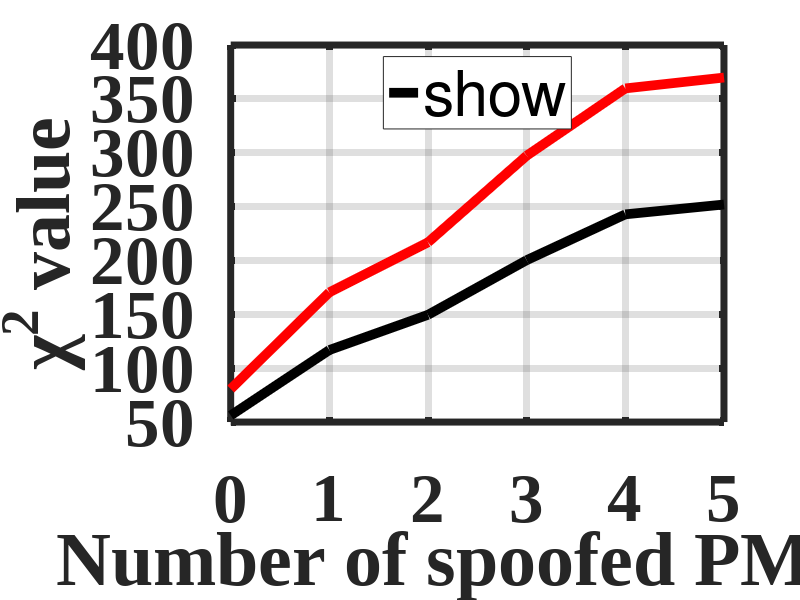

Reproduce this figure in MATLAB. (Note: this script raises an error after producing the figure.)
clc
clear
close all

%% This code is to draw the Chi square and PA with correct, inadequate weights and without weights

%% Load IEEE 30 bus system
% load("res_PA_Chi_inadequate_weights_IEEE_30_0.7spf.mat")
load("res_PA_Chi_inadequate_weights_IEEE_30_0.5spf.mat")
% load("res_PA_Chi_inadequate_weights_IEEE_30_0.4spf.mat")
% load("res_PA_Chi_inadequate_weights_IEEE_30_0.3spf.mat")

%% variables
no_spoofed_PMUs = [0 1 2 3 4 5];

chi_threshold_70 = 61.0305;
chi_threshold_90 = 69.9185;
chi_threshold_99 = 83.4049;

PA_threshold_70_without_weights = 0.2058;
PA_threshold_90_without_weights = 0.2220;

PA_threshold_70_with_correct_weights = 0.1255;
PA_threshold_90_with_correct_weights = 0.1345;

%% Plot of Chi square with correct weights and inadequate weights with respective to no of spoofed PMUs

figure('Name','Chi square')
plot(no_spoofed_PMUs,Chi_with_correct_weights_mean,'DisplayName','True \chi^2' , 'Color', 'k','LineWidth', 7);
hold on;
plot(no_spoofed_PMUs,Chi_with_inadequate_weights_mean,'DisplayName','Estimated \chi^2' , 'Color', 'r','LineWidth',7);
hold on;
legend('show','Location','north');
ylabel('\chi^2 value ','FontSize',60,'FontName', 'Times New Roman');
xlabel('Number of spoofed PMUs','FontSize',60,'FontName', 'Times New Roman');
grid on;
set(gca, 'Box', 'on', 'LineWidth', 6)
xticks([0 1 2 3 4 5]);
% legend([p1 p2 y1 y2],'PA with Spoofing','PA after correction', 'PA threshold', 'mean value of PA')

grid on;
set(gca, 'LineWidth', 5)
set(gca, 'Box', 'on', 'LineWidth', 5)
set(gca, 'FontSize', 50, 'FontName', 'Times New Roman','FontWeight', 'bold')


%% Data for box plots

Chi_with_correct = cell2mat(Chi_with_correct_weights');
Chi_with_inadequate = cell2mat(Chi_with_inadequate_weights');

PA_with_correct = cell2mat(PA_with_correct_weights');
PA_with_inadequate = cell2mat(PA_with_inadequate_weights')
PA_without = cell2mat(PA_without_weights')

% for t = 1:length(PA_with_inadequate_weights)
%     PA_with_correct(:,t) = PA_with_correct_weights{t,1}; 
%     PA_with_inadequate(:,t) = PA_with_inadequate_weights{t,1};
%     PA_without(:,t) = PA_without_weights{t,1};
% end


%% Box plot of chi square

figure('Name','Box plot of True and Estimated Chi square')


t = tiledlayout(1,2,'TileSpacing','loose');

HA(1) = nexttile
boxplot(Chi_with_correct)
yline(chi_threshold_70,'g', 'LineWidth', 5,'DisplayName','\chi^2 threshold at 70% CI')
yline(chi_threshold_90,'r', 'LineWidth', 5,'DisplayName','\chi^2 threshold at 90% CI')
title('True \chi^2')
% yticks([100,500,900,1300,1700]);
% ylim([0 500])
xticklabels({'0', '1', '2' '3', '4', '5'});
legend("show",'Location','northwest')
grid on;
set(gca, 'LineWidth', 2)
set(gca, 'Box', 'on', 'LineWidth', 2)
set(gca, 'FontSize', 30, 'FontName', 'Times New Roman','FontWeight', 'bold')
set(findobj(gcf, 'tag', 'Box'), 'LineWidth', 2);       % Boxes
set(findobj(gcf, 'tag', 'Median'), 'LineWidth', 2);    % Median lines
% set(findobj(gcf, 'tag', 'Whisker'), 'LineWidth', 200);   % Whiskers
set(findobj(gcf, 'tag', 'Outliers'), 'MarkerSize', 8); % Outliers
set(findobj(gca, 'Tag', 'Upper Whisker'), 'LineWidth', 2); % Upper whisker
set(findobj(gca, 'Tag', 'Lower Whisker'), 'LineWidth', 2); % Lower whisker
set(findobj(gca, 'Tag', 'Upper Adjacent Value'), 'LineWidth', 2); % Max line
set(findobj(gca, 'Tag', 'Lower Adjacent Value'), 'LineWidth', 2); % Min line


HA(2) = nexttile
boxplot(Chi_with_inadequate)
yline(chi_threshold_70,'g', 'LineWidth', 5,'DisplayName','\chi^2 threshold at 70% CI')
yline(chi_threshold_90,'r', 'LineWidth', 5,'DisplayName','\chi^2 threshold at 90% CI')
title('Estimated \chi^2')
xticklabels({'0', '1', '2' '3', '4', '5'});
% ylim([0 1300])
% yticks([100,500,900,1300,1700]);
grid on;
legend("show",'Location','northwest')
set(gca, 'LineWidth', 2)
set(gca, 'Box', 'on', 'LineWidth', 2)
set(gca, 'FontSize', 30, 'FontName', 'Times New Roman','FontWeight', 'bold')
set(findobj(gcf, 'tag', 'Box'), 'LineWidth', 2);       % Boxes
set(findobj(gcf, 'tag', 'Median'), 'LineWidth', 2);    % Median lines
% set(findobj(gcf, 'tag', 'Whisker'), 'LineWidth', 200);   % Whiskers
set(findobj(gcf, 'tag', 'Outliers'), 'MarkerSize', 8); % Outliers
set(findobj(gca, 'Tag', 'Upper Whisker'), 'LineWidth', 2); % Upper whisker
set(findobj(gca, 'Tag', 'Lower Whisker'), 'LineWidth', 2); % Lower whisker
set(findobj(gca, 'Tag', 'Upper Adjacent Value'), 'LineWidth', 2); % Max line
set(findobj(gca, 'Tag', 'Lower Adjacent Value'), 'LineWidth', 2); % Min line

% aa.Position(1)= 200000;
xlabel(t,'Number of spoofed PMUs','FontSize', 50, 'FontName', 'Times New Roman','FontWeight', 'bold')
ylabel(t,'\chi^2 value','FontSize', 50, 'FontName', 'Times New Roman','FontWeight', 'bold')



%% Box plots for PA test

figure('Name','Box plot of PA without weights and with inadequate weights')


t = tiledlayout(1,2,'TileSpacing','loose');


HA(1) = nexttile
boxplot(PA_without)
yline(PA_threshold_70_without_weights,'g', 'LineWidth', 5,'DisplayName','PA threshold at 70% CI')
yline(PA_threshold_90_without_weights,'r', 'LineWidth', 5,'DisplayName','PA threshold at 90% CI')
title('PA without weights')
grid on
legend("show",'Location','northwest')
set(gca, 'LineWidth', 2)
set(gca, 'Box', 'on', 'LineWidth', 2)
set(gca, 'FontSize', 30, 'FontName', 'Times New Roman','FontWeight', 'bold')
set(findobj(gcf, 'tag', 'Box'), 'LineWidth', 2);       % Boxes
set(findobj(gcf, 'tag', 'Median'), 'LineWidth', 2);    % Median lines
% set(findobj(gcf, 'tag', 'Whisker'), 'LineWidth', 200);   % Whiskers
set(findobj(gcf, 'tag', 'Outliers'), 'MarkerSize', 8); % Outliers
set(findobj(gca, 'Tag', 'Upper Whisker'), 'LineWidth', 2); % Upper whisker
set(findobj(gca, 'Tag', 'Lower Whisker'), 'LineWidth', 2); % Lower whisker
set(findobj(gca, 'Tag', 'Upper Adjacent Value'), 'LineWidth', 2); % Max line
set(findobj(gca, 'Tag', 'Lower Adjacent Value'), 'LineWidth', 2); % Min line



% Tile 2
HA(2) = nexttile
boxplot(PA_with_inadequate)
yline(PA_threshold_70_with_correct_weights,'g', 'LineWidth', 5,'DisplayName','PA threshold at 70% CI')
yline(PA_threshold_90_with_correct_weights,'r', 'LineWidth', 5,'DisplayName','PA threshold at 90% CI')
title('PA with inconsistence weights')
xticklabels({'0', '1', '2' '3', '4', '5'});
grid on;
legend("show",'Location','northwest')
set(gca, 'LineWidth', 2)
set(gca, 'Box', 'on', 'LineWidth', 2)
set(gca, 'FontSize', 30, 'FontName', 'Times New Roman','FontWeight', 'bold')
set(findobj(gcf, 'tag', 'Box'), 'LineWidth', 2);       % Boxes
set(findobj(gcf, 'tag', 'Median'), 'LineWidth', 2);    % Median lines
% set(findobj(gcf, 'tag', 'Whisker'), 'LineWidth', 200);   % Whiskers
set(findobj(gcf, 'tag', 'Outliers'), 'MarkerSize', 8); % Outliers
set(findobj(gca, 'Tag', 'Upper Whisker'), 'LineWidth', 2); % Upper whisker
set(findobj(gca, 'Tag', 'Lower Whisker'), 'LineWidth', 2); % Lower whisker
set(findobj(gca, 'Tag', 'Upper Adjacent Value'), 'LineWidth', 2); % Max line
set(findobj(gca, 'Tag', 'Lower Adjacent Value'), 'LineWidth', 2); % Min line


xticklabels({'0', '1', '2' '3', '4', '5'});
grid on;
xlabel(t,'Number of spoofed PMUs','FontSize', 50, 'FontName', 'Times New Roman','FontWeight', 'bold')
ylabel(t,'Principal Angle (deg)','FontSize', 50, 'FontName', 'Times New Roman','FontWeight', 'bold')


%% PA and Chi square only for non-spoofing condition


figure('Name','True and Estimated Chi square')
hold on;

spf_ang_variation = [1 1.4]

t = tiledlayout(1,2,'TileSpacing','compact');

HA(1) = nexttile
% Create two separate boxplots with transparency
h1 = boxplot(Chi_with_correct(:,1:2), 'positions', spf_ang_variation - 0.045, 'Width', 0.08,'Colors', 'b');
hold on
h2 = boxplot(Chi_with_inadequate(:,1:2), 'positions', spf_ang_variation + 0.045, 'Width', 0.08, 'Colors', 'r');
% ylim([22 152])
ylim([25 326])
% yticks([40,chi_threshold_90,80,100,120,140]);
yticks([40,chi_threshold_90,110:35:320]);
ylabel('\chi^2 Value');
l1 = yline(chi_threshold_90,'g','LineWidth',5,'DisplayName','\chi^2 threshold')
set(h1, {'MarkerEdgeColor'}, {'b'});
hold on

title('Computation of \chi^2 with different weights')
grid on
legend("show",'Location','northwest')
set(gca, 'LineWidth', 2)
set(gca, 'Box', 'on', 'LineWidth', 2)
set(gca, 'FontSize', 30, 'FontName', 'Times New Roman','FontWeight', 'bold')
set(findobj(gcf, 'tag', 'Box'), 'LineWidth', 2);       % Boxes
set(findobj(gcf, 'tag', 'Median'), 'LineWidth', 2);    % Median lines
% set(findobj(gcf, 'tag', 'Whisker'), 'LineWidth', 200);   % Whiskers
set(findobj(gcf, 'tag', 'Outliers'), 'MarkerSize', 8); % Outliers
set(findobj(gca, 'Tag', 'Upper Whisker'), 'LineWidth', 2); % Upper whisker
set(findobj(gca, 'Tag', 'Lower Whisker'), 'LineWidth', 2); % Lower whisker
set(findobj(gca, 'Tag', 'Upper Adjacent Value'), 'LineWidth', 2); % Max line
set(findobj(gca, 'Tag', 'Lower Adjacent Value'), 'LineWidth', 2); % Min line

% Manually add legend using patch objects
h1 = plot(nan, nan, 'sb', 'MarkerFaceColor', 'b', 'MarkerSize', 10); % Blue legend
h2 = plot(nan, nan, 'sr', 'MarkerFaceColor', 'r', 'MarkerSize', 10); % Red legend
legend([h1, h2, l1], {'Ture \chi^2', 'Estimated \chi^2', 'Threshold values of \chi^2'}, 'Location', 'Northwest');

xlim([0.8 1.7])
xticks(spf_ang_variation);
xticklabels({'nspf', 'spf'});

resizeing_non_weights_to_weights_factor = (PA_threshold_70_with_correct_weights/PA_threshold_70_without_weights)

HA(2) = nexttile
% Create two separate boxplots with transparency
h1 = boxplot(PA_with_correct(:,1:2), 'positions', spf_ang_variation - 0.09, 'Width', 0.08,'Colors', 'b');
hold on
h2 = boxplot(PA_with_inadequate(:,1:2), 'positions', spf_ang_variation + 0.09, 'Width', 0.08, 'Colors', 'r');
hold on
h3 = boxplot(PA_without(:,1:2)*resizeing_non_weights_to_weights_factor, 'positions', spf_ang_variation , 'Width', 0.08, 'Colors', 'm');
% h3 = boxplot(PA_without(:,1:2), 'positions', spf_ang_variation , 'Width', 0.08, 'Colors', 'm');
ylim([0.067,0.26])
yticks([0.06:0.025:0.11,PA_threshold_70_with_correct_weights,0.16:0.025:0.24]);
ylabel('Prncipal Angle (deg)');
l2 = yline(PA_threshold_70_with_correct_weights,'g','LineWidth',5,'DisplayName','\chi^2 threshold')
% l3 = yline(PA_threshold_70_without_weights,'g','LineWidth',5,'DisplayName','\chi^2 threshold')
% yline(PA_threshold_70_without_weights,'g','LineWidth',5,'DisplayName','\chi^2 threshold')
set(h1, {'MarkerEdgeColor'}, {'b'});
set(h3, {'MarkerEdgeColor'}, {'m'});
hold on

title('Computation of PA with different weights')
grid on
legend("show",'Location','northwest')
set(gca, 'LineWidth', 2)
set(gca, 'Box', 'on', 'LineWidth', 2)
set(gca, 'FontSize', 30, 'FontName', 'Times New Roman','FontWeight', 'bold')
set(findobj(gcf, 'tag', 'Box'), 'LineWidth', 2);       % Boxes
set(findobj(gcf, 'tag', 'Median'), 'LineWidth', 2);    % Median lines
% set(findobj(gcf, 'tag', 'Whisker'), 'LineWidth', 200);   % Whiskers
set(findobj(gcf, 'tag', 'Outliers'), 'MarkerSize', 8); % Outliers
set(findobj(gca, 'Tag', 'Upper Whisker'), 'LineWidth', 2); % Upper whisker
set(findobj(gca, 'Tag', 'Lower Whisker'), 'LineWidth', 2); % Lower whisker
set(findobj(gca, 'Tag', 'Upper Adjacent Value'), 'LineWidth', 2); % Max line
set(findobj(gca, 'Tag', 'Lower Adjacent Value'), 'LineWidth', 2); % Min line


h1 = plot(nan, nan, 'sb', 'MarkerFaceColor', 'b', 'MarkerSize', 10); % Blue legend
h2 = plot(nan, nan, 'sr', 'MarkerFaceColor', 'r', 'MarkerSize', 10); % Red legend
h3 = plot(nan, nan, 'sr', 'MarkerFaceColor', 'm', 'MarkerSize', 10); % Red legend
legend([h1, h3, h2, l2], {'Ture PA', 'PA with unit weights', 'Estimated PA', 'Threshold values of PA'}, 'Location', 'Northwest');

xlim([0.8 1.7])
xticks(spf_ang_variation);
xticklabels({'nspf', 'spf'});

return







